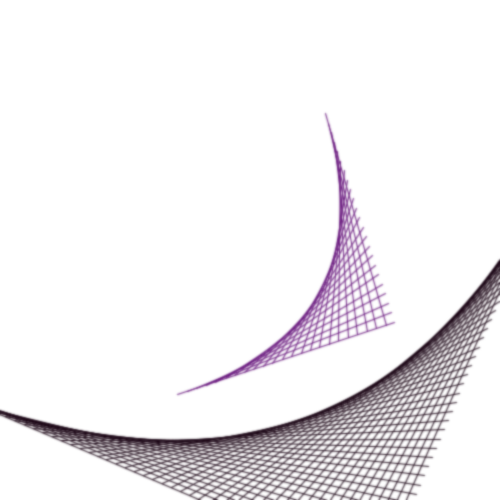
Frame 1 (no input)
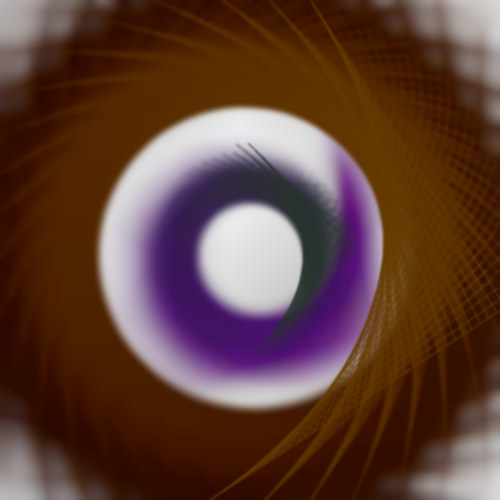
Frame 60 (the mouse pressed at the canvas centre just before this capture)
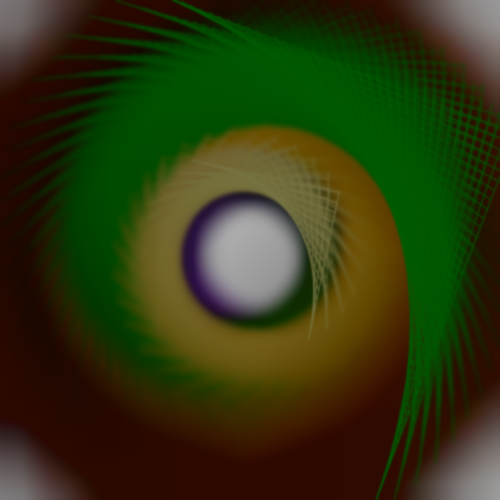
Frame 120 (the mouse held since frame 60 and released just before this capture)

The Processing sketch that drew these frames (run headless with seeded random() and noise(); from frame 60 on, the mouse is pressed at the canvas centre):

// Processing sketch: processing_4878
// ── processing_4878.pde

float rot = 0;

void setup()
{
  size(500,500);
  smooth();
  noFill();
  stroke(0);
  background(255);
  rot = random(PI*30);
}

void draw()
{  
  float r = .5*sin(rot/11)+.6 + .5*cos(rot/3)+.6;
  float s = .5*sin(rot/7)+.6 + .5*cos(rot/5)+.6;
  stroke(50+150*(.5*sin(rot/7)),50+150*(.5*sin(rot/11+PI/12)),50+150*(.5*sin(rot/3-PI/16)));
  translate(width/2,height/2);
  rotate(rot);
  CreateThing(r*-width/4,r*-height/4,r*width/4,r*height/4,10);
  rotate(rot+PI/1.2);
  stroke(50+150*(.5*sin(rot/5)),50+150*(.5*sin(rot/6+PI/2)),50+150*(.5*cos(rot/4-PI/5)));
  CreateThing(s*-width/4,s*-height/4,s*width/4,s*height/4,10);

  rot += PI/32;

  filter(BLUR,1);
}

void CreateThing(float xs, float ys, float xe, float ye, float gap)
{
  float w = xe - xs;
  float h = ye - ys;

  for(float i = 0; i <= w; i += gap)
  {
    line(xs,ys+i,xs+i,ys+h);
  }
}
